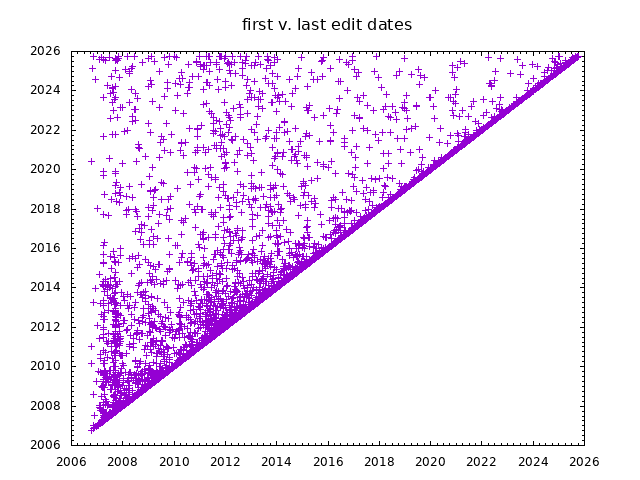

This figure's gnuplot source:
load "gnuplot-common"
set datafile separator ","
set xdata time
set ydata time
set timefmt "%Y-%m-%d %H:%M:%S"
set format x "%Y"
set format y "%Y"
set title "first v. last edit dates"
plot 'user-alltime.csv' skip 1 using 6:7 with points title ""
